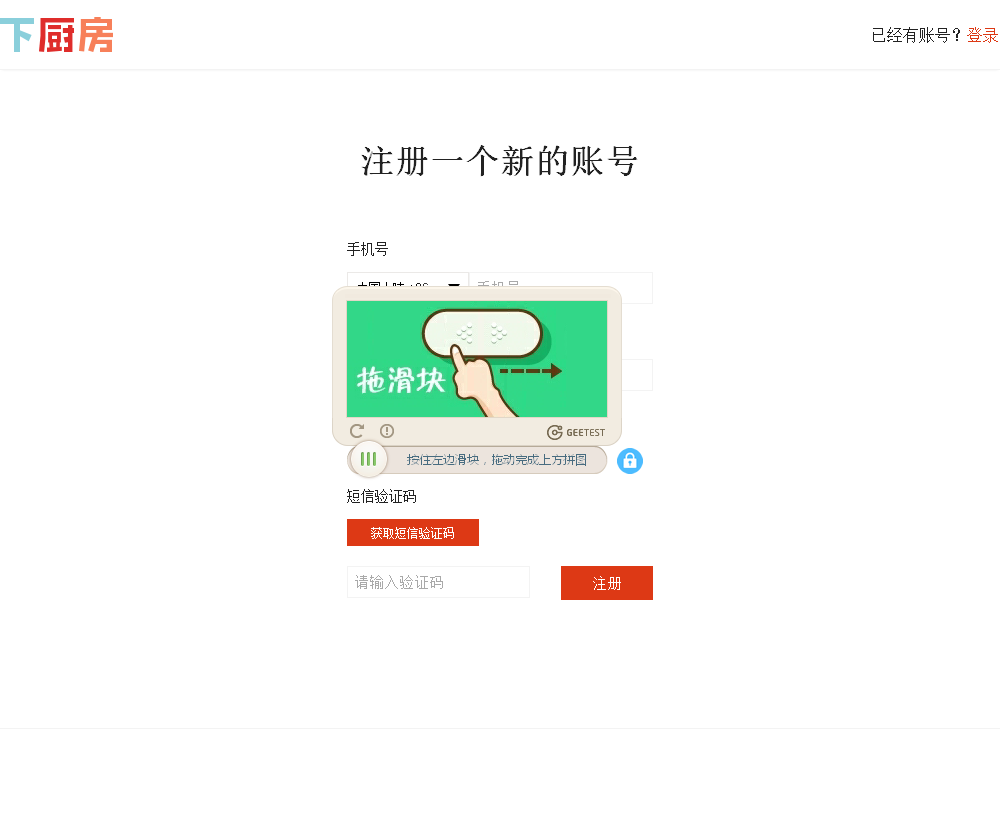
#> input picture sliding_puzzle/alpha/1.png, 1000 x 839 px, given in place of 1.jpg, which was not available
$ python op_img.py
#> lines starting #> are read from the running program, lines starting #| are printed output that depends on the picture; after the words box and inside, x2 and y2 are one past the last pixel; in counts of white or black regions, pixels touching at a corner belong together; pictures that were not available may be replaced by others from this repository, and a replacement may not be noted
#> further down, i2 is the input picture: PIL image 1000x839 RGBA; mean R, G, B, A 247.5, 250, 247.3, 255
from PIL import Image
import numpy as np
import time
import os


def convert(img):
    '''
    二值化图像
    :param img:
    :return:
    '''
    img_grey = img.convert('L')
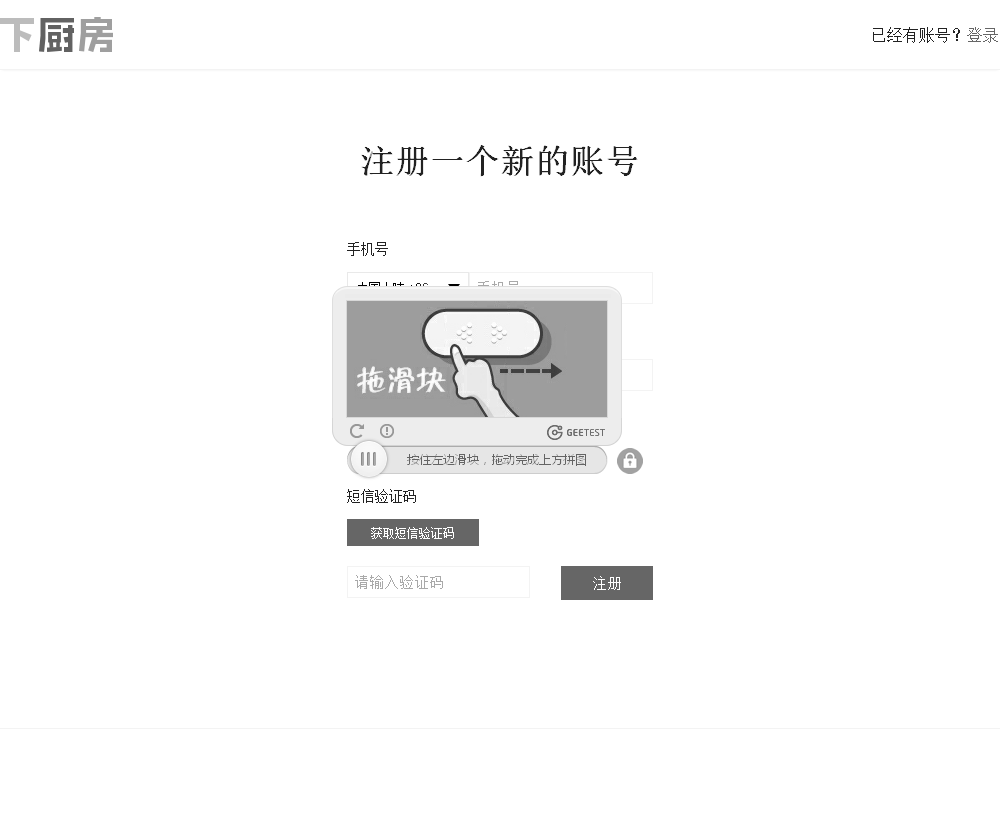
#> img_grey: PIL image 1000x839 L; min 0, max 255, mean 249
    threshold = 200
    table = []
    for i in range(256):
        if i < threshold:
            table.append(0)
        else:
            table.append(1)

    out_img = img_grey.point(table, '1')
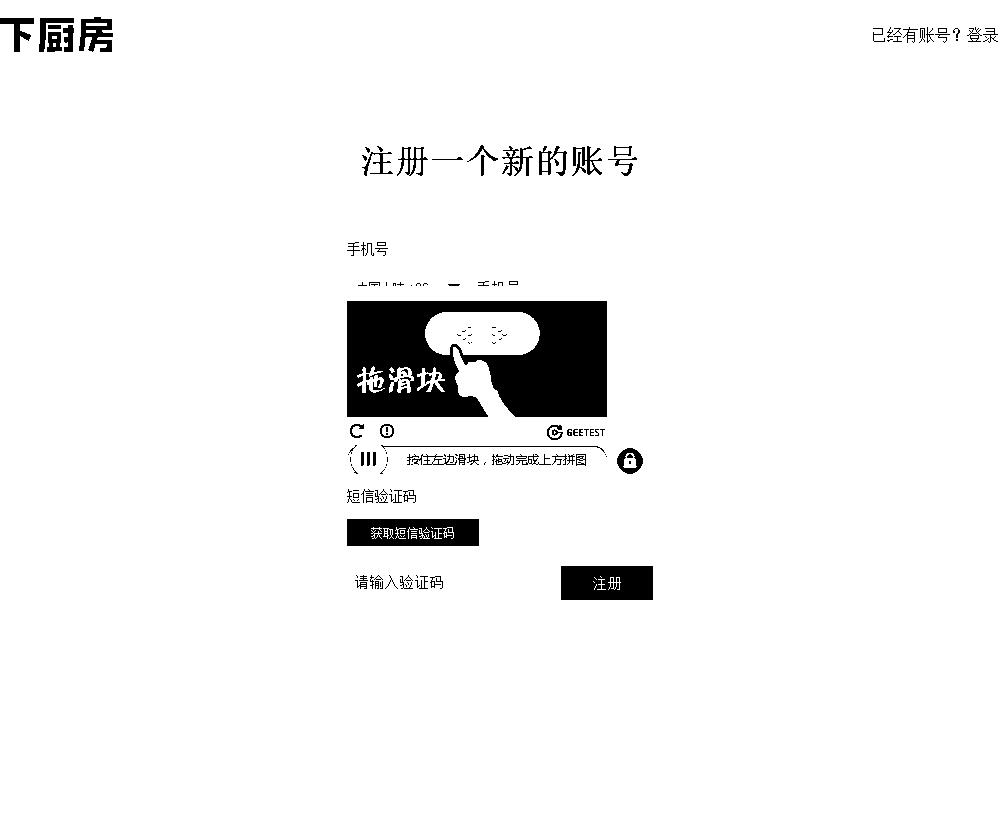
#> out_img: PIL image 1000x839 1; 95.7% white; 172 black regions (96 under 20 px), largest, box (x1, y1, x2, y2) and area: (347, 301, 607, 417) 22820, (347, 519, 479, 546) 3182, (561, 566, 653, 600) 3000
    return out_img

# [112 lines left out: functions flood_fill, remove_noise_point, not called in this run]

def print_mat_img(img):
    mat_img = np.asarray(img, np.int8)
    for h in range(img.height):
        for w in range(img.width):
            print(mat_img[h][w], end='')
        print('')
#> this loop made 839 passes
#> (printed output is left out)

# [31 lines left out: functions add_line_by_x, add_line_by_y, crop_img, not called in this run]

def make_crop_points(x_list, y_list):
    width = x_list[1] - x_list[0]
    height = y_list[1] - y_list[0]
    points = []
    for x in x_list:
        for y in y_list:
            pos = (x, y)
            points.append(pos)
    return points, width, height

if __name__ == "__main__":
    cut_by_x_start = 5
    cut_by_x_end = 58
    x_list = np.linspace(cut_by_x_start, cut_by_x_end, 5, dtype=np.int16).tolist()
    y_list = [1, 17]
    i2 = Image.open("1.jpg")
    # i2 = add_line_by_x(x_list, img)
    # i2 = add_line_by_y([1, 17], i2)
    i2 = convert(i2)
    # i2.save("2.jpg")
    print_mat_img(i2)
    # i3 = remove_noise_point(img_gray, 1, 7)
    # i3.save("3.jpg")

    points, width, height = make_crop_points(x_list, y_list)
#> (the run stopped early here; a loop or call above may not have finished)

$ run again, with sliding_puzzle/alpha/4.jpg saved as sliding_puzzle/alpha/1.png
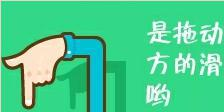
#> input picture sliding_puzzle/alpha/4.jpg, 224 x 112 px, given in place of 1.jpg, which was not available
#> i2 is the input picture: PIL image 224x112 RGB; mean R, G, B 76.5, 205.2, 143.7
#> in convert, `img_grey = img.convert('L')`:
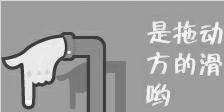
#> img_grey: PIL image 224x112 L; min 38, max 254, mean 159.8
#> in convert, `out_img = img_grey.point(table, '1')`:
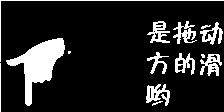
#> out_img: PIL image 224x112 1; 14.2% white; 14 white regions (3 under 20 px), largest, box (x1, y1, x2, y2) and area: (6, 38, 65, 106) 1561, (0, 0, 224, 62) 285, (146, 84, 170, 106) 274
#> the loop in print_mat_img, `for h in range(img.height):` made 112 passes
#> (printed output is left out)
